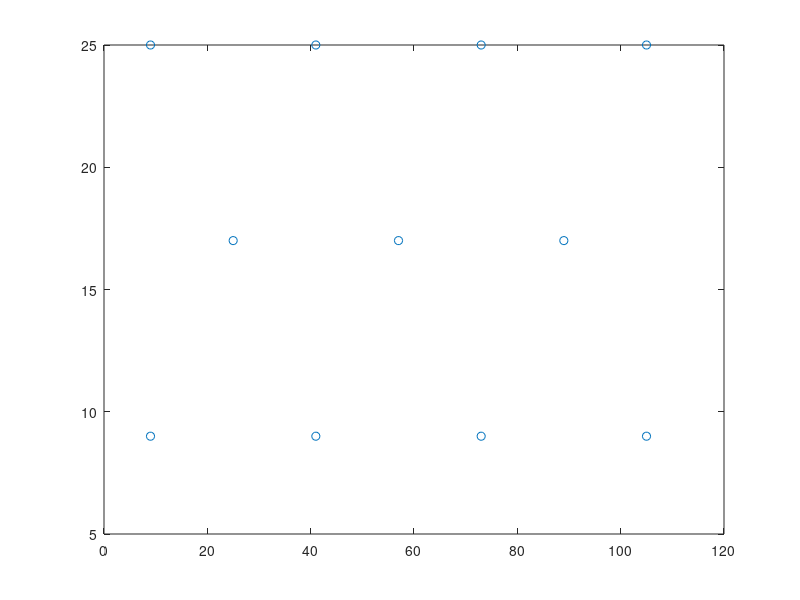
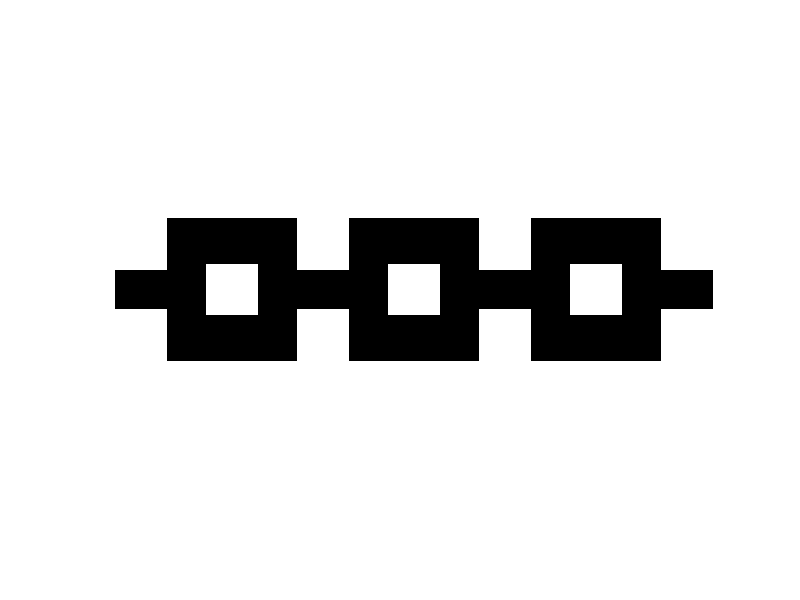

MATLAB code for these plots, in order:
clear all
close all


s =8; 


d = 8;

y0 = 0.5 * s;
y = [];
x = [];
n = 4;
for i = 1: n
    y = [y; (i - 1) * (2*s + 2 * d)];
    x = [x; 0];
end

% middle lane
for i = 1: n - 1
    y = [y; (i - 1) * (2*s + 2 * d) + d + s];
    x = [x; d];
end

for i = 1: n
    y = [y; (i - 1) * (2*s + 2 * d)];
    x = [x; d + s];
end

figure(1)

y = y + s/2 + 1;
x = x + s/2 + 1;
plot(y + s/2, x + s / 2, 'o');



figure(2)

map = zeros(max(x) - min(x) + s, max(y) - min(y) + s);

for i = 1: length(x)
    map([(x(i) - s/2): (x(i) + s/2)], [(y(i) - s/2): (y(i) + s/2)]) = 1;
end



map =  padarray(map,[2 2],1,'both');
imshow(map)
dlmwrite('patternMapDense.txt', map, 'delimiter',' ', 'precision', '%d');
